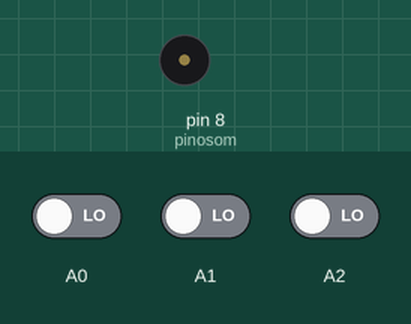
This sketch was run on a simulated Arduino Uno, built with avr-gcc and run on an emulated ATmega328P. Shown: buzzer (waves = sounding). Inputs (shaded band) come from the test bench; at power-on: A0 LOW, A1 LOW, A2 LOW.

Above: at 1.2 s.
1.3 s: A0 driven HIGH
At 2.4 s:
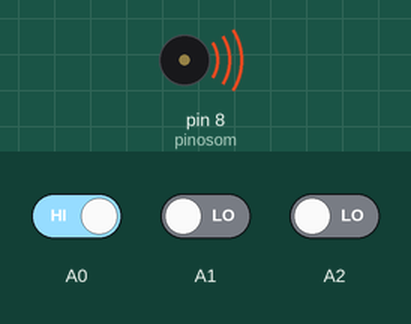
Timing chart, 0 to 4.3 s (numbered marks = the images above; inputs shaded):
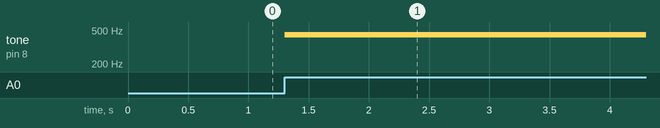

The sketch:

tom_3_botoes_piezzo.ino
```cpp
// C++ code
//
/*
  Keyboard

  Plays a pitch that changes based on a changing
  input circuit:
  * 3 pushbuttons from +5V to analog in 0 through
  3
  * 3 10K resistors from analog in 0 through 3 to
  ground
  * 8-ohm speaker on digital pin 8
*/

int pos = 0;
int pinosom = 8;
void setup()
{
  pinMode(A0, INPUT);
  pinMode(pinosom, OUTPUT);
  pinMode(A1, INPUT);
  pinMode(A2, INPUT);
}

void loop()
{
  // if button press on A0 is detected
  if (digitalRead(A0) == HIGH) {
    tone(pinosom, 440, 100); // play tone 57 (A4 = 440 Hz)
  }
  // if button press on A1 is detected
  if (digitalRead(A1) == HIGH) {
    tone(pinosom, 494, 100); // play tone 59 (B4 = 494 Hz)
  }
  // if button press on A0 is detected
  if (digitalRead(A2) == HIGH) {
    tone(pinosom, 523, 100); // play tone 60 (C5 = 523 Hz)
  }
  delay(10); // Delay a little bit to improve simulation performance
}
```

Measured:
- after the input at 1.3 s, tone on pin 8 (pinosom): silent → 440 Hz at once
